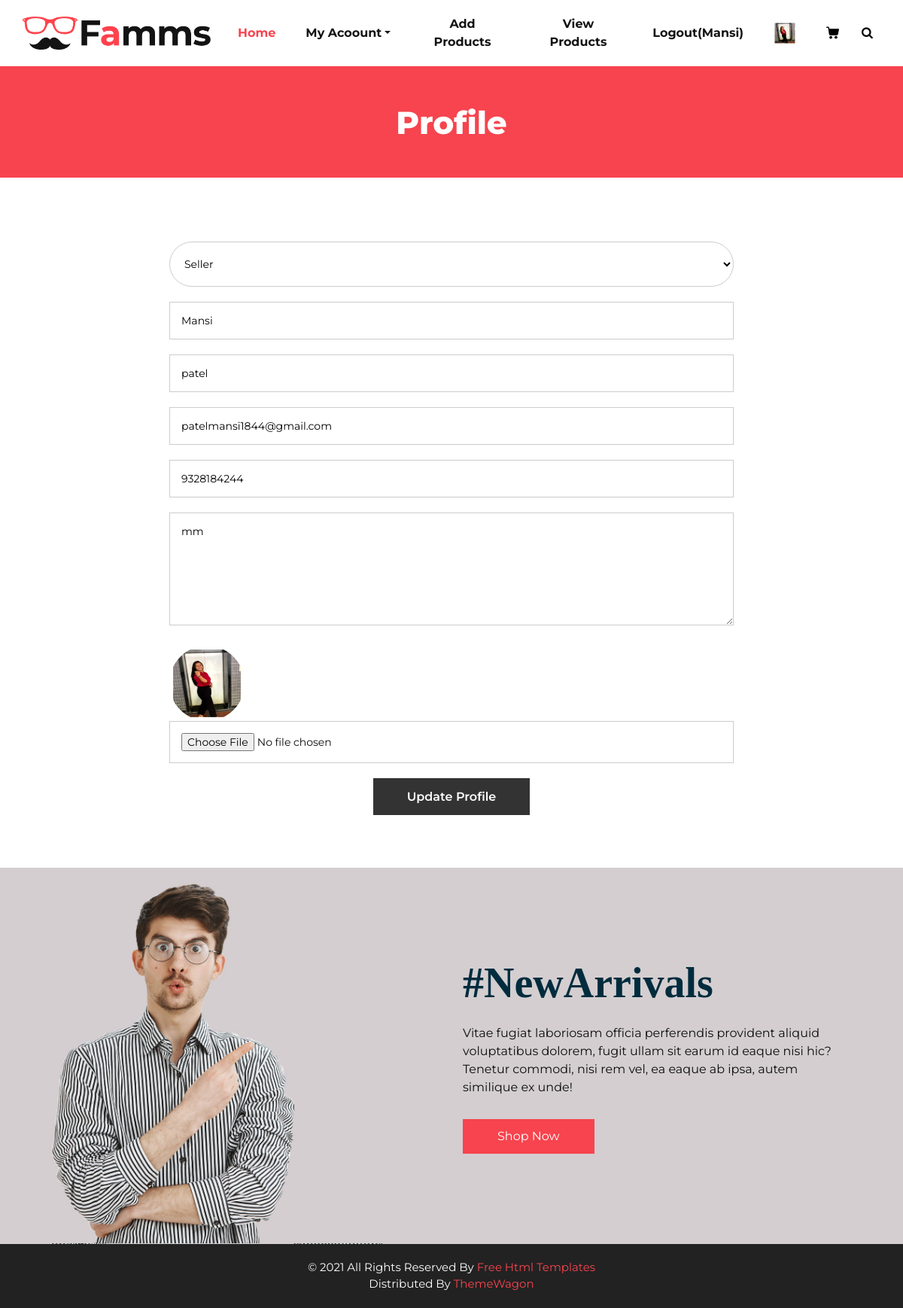
The page /profile/ (signed in) on the database its author committed.
### myapp/models.py (models this page shows, shortened)
class User(models.Model):
	fname=models.CharField(max_length=100)
	lname=models.CharField(max_length=100)
	email=models.EmailField()
	mobile=models.PositiveIntegerField()
	address=models.TextField()
	password=models.CharField(max_length=100)
	usertype=models.CharField(max_length=100,default="Buyer")
	profile_picture = models.ImageField(upload_to="profile_picture/", default="")

### myapp/views.py (the view)
# urls.py: path('profile/',views.profile,name='profile'),
def profile(request):
	user=User.objects.get(email=request.session['email'])
	if request.method=="POST":
		user.fname=request.POST['fname']
		user.lname=request.POST['lname']
		user.mobile=request.POST['mobile']
		user.address=request.POST['address']
		try:
			user.profile_picture=request.FILES['profile_picture']
		except:
			pass
		user.save()
		msg="Profile Updated Successfully"
		request.session['profile_picture']=user.profile_picture.url
		if user.usertype=="Buyer":
			return render(request,'profile.html',{'user':user,'msg':msg})
		else:
			return render(request,'seller-profile.html',{'user':user,'msg':msg})
	else:
		if user.usertype=="Buyer":
			return render(request,'profile.html',{'user':user})
		else:
			return render(request,'seller-profile.html',{'user':user})

### myapp/templates/seller-profile.html (shortened to what this page needs)
{% extends 'seller-header.html' %}
{% load static %}
{% block content %}
<!DOCTYPE html>
<html>
   <head>
   </head>
   <body class="sub_page">
      <section class="inner_page_head">
         <div class="container_fuild">
            <div class="row">
               <div class="col-md-12">
                  <div class="full">
                     <h3>Profile</h3>
                  </div>
               </div>
            </div>
         </div>
      </section>
      <section class="why_section layout_padding">
         <div class="container">
            <div class="row">
               <div class="col-lg-8 offset-lg-2">
                  <div class="full">
                     <form action="{% url 'profile' %}" method="post" enctype="multipart/from-data">
                        <fieldset>
                           <select name="usertype">
                              {% if user.usertype == "Buyer" %}
                              <option>---Select User Type---</option>
                              <option value="Buyer"selected>Buyer</option>
                              <option value="Seller">Seller</option>
                              {% else %}
                              <option value="Seller"selected>Seller</option>
                              {% endif %}
                           </select>
                           <input type="text" placeholder="Enter first name" name="fname" value="{{user.fname}}" />
                           <input type="text" placeholder="Enter last name" name="lname" value="{{user.lname}}"  />
                           <input type="email" placeholder="Enter your email address" name="email" value="{{user.email}}" readonly/>
                           <input type="text" placeholder="Enter mobile" name="mobile" value="{{user.mobile}}"  />
                           <textarea placeholder="address" name="address" required>{{user.address}}</textarea>
                           <img src="{{user.profile_picture.url}}" style="width:100px;
                           height: 100px;border-radius: 50%;">
                           <input type="file" name="profile_picture">
                           <input type="submit" value="Update Profile" />
                        </fieldset>
                     </form>
                  </div>
               </div>
            </div>
         </div>
      </section>
      <section class="arrival_section">
         <div class="container">
            <div class="box">
               <div class="arrival_bg_box">
                  <img src="{% static 'images/arrival-bg.png' %}" alt="">
               </div>
               <div class="row">
                  <div class="col-md-6 ml-auto">
                     <div class="heading_container remove_line_bt">
                        <h2>
                           #NewArrivals
                        </h2>
                     </div>
                     <p style="margin-top: 20px;margin-bottom: 30px;">
                        Vitae fugiat laboriosam officia perferendis provident aliquid voluptatibus dolorem, fugit ullam sit earum id eaque nisi hic? Tenetur commodi, nisi rem vel, ea eaque ab ipsa, autem similique ex unde!
                     </p>
                     <a href="">
                     Shop Now
                     </a>
                  </div>
               </div>
            </div>
         </div>
      </section>
      </body>
</html>
{% endblock %}

### myapp/templates/seller-header.html (shortened to what this page needs)
{% load static %}
<!DOCTYPE html>
<html>
   <head>
      <link rel="stylesheet" type="text/css" href="{% static 'css/bootstrap.css' %}" />
      <link href="{% static 'css/font-awesome.min.css' %}" rel="stylesheet" />
      <link href="{% static 'css/style.css' %}" rel="stylesheet" />
      <link href="{% static 'css/responsive.css' %}" rel="stylesheet" />
   </head>
   <body>
         <header class="header_section">
            <div class="container">
               <nav class="navbar navbar-expand-lg custom_nav-container ">
                  <a class="navbar-brand" href="/"><img width="250" src="{% static 'images/logo.png' %}" alt="#" /></a>
                  <div class="collapse navbar-collapse" id="navbarSupportedContent">
                     <ul class="navbar-nav" style="align-items: center;">
                        <li class="nav-item active">
                           <a class="nav-link" href="/">Home <span class="sr-only">(current)</span></a>
                        </li>
                        {% if request.session.email%}
                       <li class="nav-item dropdown">
                           <a class="nav-link dropdown-toggle" href="#" data-toggle="dropdown" role="button" aria-haspopup="true" aria-expanded="true"> <span class="nav-label">My Acoount</a>
                        </li>
                        {% endif %}
                        <li class="nav-item">
                           <a class="nav-link" href="{% url 'add-product' %}">Add Products</a>
                        </li>
                        <li class="nav-item">
                           <a class="nav-link" href="{% url 'view-product' %}">View Products</a>
                        </li>
                        {% if request.session.email %}
                        <li class="nav-item">
                           <a class="nav-link" href="{% url 'logout' %}">Logout({{request.session.fname}})</a>
                        </li>
                        <li class="nav-item">
                           <a class="nav-link" href="{% url 'profile' %}"><img src="{{request.session.profile_picture}}" style="width: 30px; height: 30px;radius:50%;"></a>
                        </li>
                        {% endif %}
                        <li class="nav-item">
                           <a class="nav-link" href="#">
                           </a>
                        </li>
                        <form class="form-inline">
                           <button class="btn  my-2 my-sm-0 nav_search-btn" type="submit">
                           <i class="fa fa-search" aria-hidden="true"></i>
                           </button>
                        </form>
                     </ul>
                  </div>
               </nav>
            </div>
         </header>
      {% block content %}
      {% endblock %}
      <div class="cpy_">
         <p class="mx-auto">© 2021 All Rights Reserved By <a href="https://html.design/">Free Html Templates</a><br>
            Distributed By <a href="https://themewagon.com/" target="_blank">ThemeWagon</a>
         </p>
      </div>
   </body>
</html>

### myapp/static/css/style.css (style rules this page uses)
* { box-sizing: border-box; }
body { font-family: 'Montserrat', sans-serif; color: #0c0c0c; background-color: #ffffff; overflow-x: hidden; }
.layout_padding { padding: 70px 0; }
h1, h2 { font-family: 'Playfair Display', serif; }
.heading_container { display: -webkit-box; display: -ms-flexbox; display: flex; -webkit-box-orient: vertical; -webkit-box-direction: normal; -ms-flex-direction: column; flex-direction: column; -webkit-box-align: start; -ms-flex-align: start; align-items: flex-start; }
.heading_container h2 { position: relative; margin-bottom: 0; font-size: 3.5rem; font-weight: bold; }
.heading_container h2::after { content: ""; display: block; width: 70px; height: 5px; background: #f7444e; margin: 10px auto 10px; }
a, a:hover, a:focus { text-decoration: none; }
.btn, .btn:focus { outline: none !important; -webkit-box-shadow: none; box-shadow: none; }
.header_section { padding: 15px 0; }
.navbar-brand { font-family: 'Playfair Display', serif; }
.custom_nav-container { padding: 0; }
.custom_nav-container .navbar-nav { margin-left: auto; }
.custom_nav-container .navbar-nav .nav-item .nav-link { padding: 5px 20px; color: #131313; text-align: center; border-radius: 5px; -webkit-transition: all 0.3s; transition: all 0.3s; font-weight: 700; }
.custom_nav-container .navbar-nav .nav-item .nav-link svg { width: 17px; height: auto; fill: #000000; margin-bottom: 2px; }
.custom_nav-container .navbar-nav .nav-item:hover .nav-link, .custom_nav-container .navbar-nav .nav-item.active .nav-link { color: #f7444e; }
.custom_nav-container .nav_search-btn { width: 35px; height: 35px; padding: 0; border: none; color: #000000; }
.arrival_section { background-color: #d4ced0; }
.arrival_section .heading_container { color: #002c3e; margin-bottom: 10px; }
.arrival_section .box { padding: 120px 45px; position: relative; }
.arrival_section .arrival_bg_box { position: absolute; top: 0; left: 0; width: 100%; height: 100%; z-index: 3; }
.arrival_section .arrival_bg_box img { width: 50%; height: 100%; -o-object-fit: cover; object-fit: cover; -o-object-position: top left; object-position: top left; }
.arrival_section a { display: inline-block; padding: 10px 45px; background-color: #f7444e; border: 1px solid #f7444e; color: #ffffff; border-radius: 0; -webkit-transition: all 0.3s; transition: all 0.3s; }
.remove_line_bt h2::after { display: none; }
.subscribe_section .subscribe_form form input,select { width: 100%; height: 60px; border: none; border-radius: 90px; outline: none; padding: 5px 25px; background-color: #ffffff; margin-top: 15px; text-align: left; }
.subscribe_section .subscribe_form form input,select::placeholder { color: #171620; }
.inner_page_head { background: #f7444e; text-align: center; color: #fff; padding-top: 50px; padding-bottom: 40px; }
.inner_page_head h3 { font-size: 42px; font-weight: 800; }
form input,select { background: #fff; border: solid #ccc 1px; padding: 15px 15px; width: 100%; font-size: 14px; margin-bottom: 20px; line-height: normal; }
form textarea { background: #fff; border: solid #ccc 1px; padding: 15px 15px; width: 100%; min-height: 150px; font-size: 14px; margin-bottom: 20px; line-height: normal; }
form input[type="submit"] { border: none; padding: 15px 45px; width: auto; font-size: 16px; line-height: normal; margin: 0 auto; display: flex; background: #333; color: #fff; font-weight: 600; transition: ease all 0.1s; }
.cpy_ { background: #222; text-align: center; padding: 20px 0; }
.cpy_ p { margin: 0; color: #fff; font-size: 15px; font-weight: 400; }
.cpy_ p a { margin: 0; color: #f7444e; font-size: 15px; font-weight: 400; }

### myapp/static/css/responsive.css (style rules this page uses)
@media (min-width: 1200px) { .container { max-width: 1170px; } }

### rows shown on the page
User: session.fname "Mansi", usertype "Seller", fname "Mansi", lname "patel", email "patelmansi1844@gmail.com", mobile "9328184244", address "mm", profile_picture (picture)
